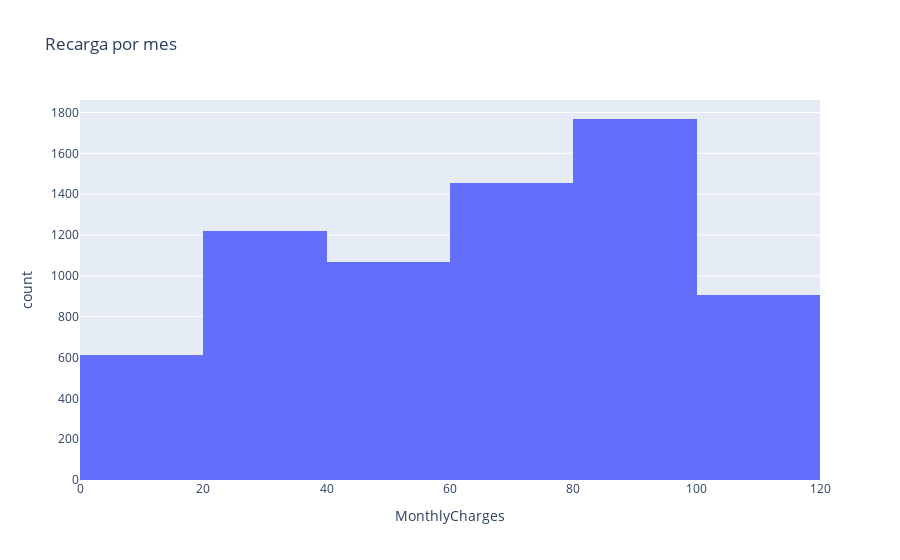

The code cell stored with this chart in its notebook:
### Code cell
fig = px.histogram(df, x='MonthlyCharges', nbins=10, title='Recarga por mes')
fig.show()

### Figure 1 — Plotly figure (JSON) as saved in the notebook; plotly's stock layout.template omitted (floating-point values rounded to 4 significant figures; data arrays with more than 128 entries replaced by an {"elided": "..."} marker saying what was removed)
{"data": [{"alignmentgroup": "True", "bingroup": "x", "hovertemplate": "MonthlyCharges=%{x}<br>count=%{y}<extra></extra>", "legendgroup": "", "marker": {"color": "#636efa", "pattern": {"shape": ""}}, "name": "", "nbinsx": 10, "offsetgroup": "", "orientation": "v", "showlegend": false, "type": "histogram", "x": {"elided": "7032 float values"}, "xaxis": "x", "yaxis": "y"}], "layout": {"barmode": "relative", "legend": {"tracegroupgap": 0}, "title": {"text": "Recarga por mes"}, "xaxis": {"anchor": "y", "domain": [0, 1], "title": {"text": "MonthlyCharges"}}, "yaxis": {"anchor": "x", "domain": [0, 1], "title": {"text": "count"}}}}
